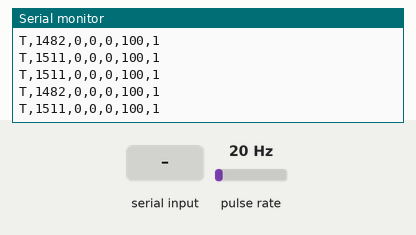
Bench run of a sketch on a simulated Arduino Uno, built with avr-gcc and run on an emulated ATmega328P. Shown: the last lines printed to the serial monitor. Wiring (inferred from the names in the program): pulse sensor: data pin 2. The test bench sets the inputs (shaded band); at power-on: pulse rate 20 Hz.

Above: at 1.2 s.
1.3 s: pulse rate (sensor on pin 2) set to 4 Hz
At 1.36 s:
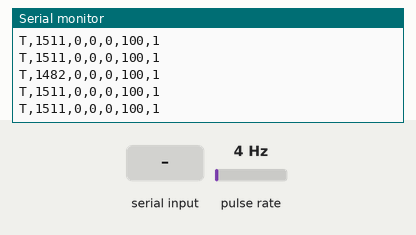
2.8 s: "C,1,16,39,0,0\n" received over Serial
At 3.16 s:
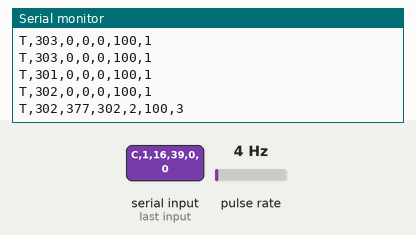
4.3 s: "C,45\n" received over Serial
5.8 s: pulse rate (sensor on pin 2) set to 50 Hz
At 5.96 s:
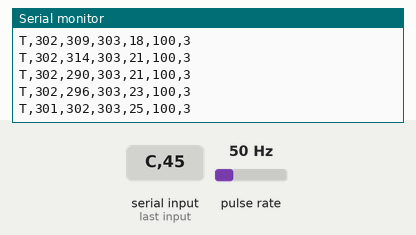
Timing chart, 0 to 8.3 s (numbered marks = the images above; inputs shaded):
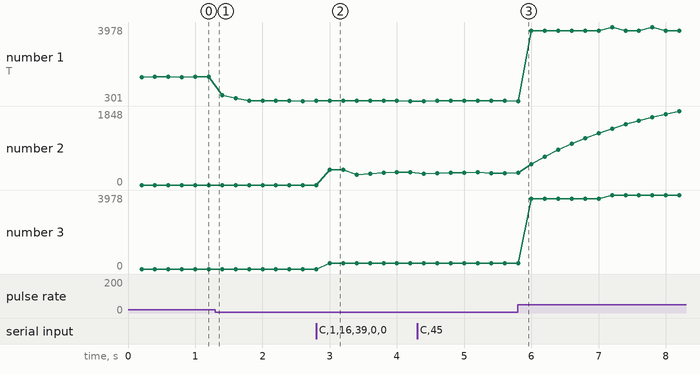

Measured:
- after the input at 2.8 s, the serial monitor: prints a new line after 0.20 s (image 2)
- plotted number 1: 1511 → 301 after the input at 1.3 s, 302 → 3780 after the input at 5.8 s
- plotted number 2: 0 → 323 after the input at 2.8 s, 296 → 1848 after the input at 5.8 s
- plotted number 3: 303 → 3978 after the input at 5.8 s

The sketch:

bike_speed_usb.ino
```cpp
/*
  Bike Speed — versão USB (protótipo)
  Arduino Uno / Nano / Mega ligado por cabo no computador. Sem Bluetooth, sem Wi-Fi.

  Ligação:  sensor reed entre o pino 2 e o GND (sem resistor, usa o pull-up interno).
  Abra o app (Chrome/Edge no computador) > engrenagem > "Conectar por cabo USB".
  IMPORTANTE: feche o Monitor Serial do Arduino IDE, senão a porta fica ocupada.

  Protocolo (texto, 115200 baud, uma linha por mensagem):
    Arduino -> app, 5x por segundo:
      T,vel*10,media*10,max*10,metros,bateria,flags
      flags: bit0 = em movimento, bit1 = percurso em andamento
    app -> Arduino:
      C,1,b0,b1,b2,b3   iniciar percurso (meta em metros, 32 bits little-endian)
      C,2                encerrar percurso
      C,3,b0,b1         circunferência da roda em mm (16 bits little-endian)
*/
#include <EEPROM.h>

const uint8_t  PIN_REED = 2;            // pino de interrupção (Uno/Nano: 2 ou 3)
const uint16_t WHEEL_MM_DEFAULT = 2100;
const uint16_t DEBOUNCE_MS = 15;
const uint16_t STOP_MS = 3000;          // sem pulso por 3 s = parado

volatile uint32_t lastPulseMs = 0, intervalMs = 0, pulses = 0;
uint16_t wheelMm = WHEEL_MM_DEFAULT;

bool     running = false;
uint32_t rideStartPulses = 0;
float    maxKmh = 0, movingS = 0;
uint32_t lastTick = 0;
char     line[40];
uint8_t  n = 0;

void onPulse() {
  uint32_t now = millis();
  uint32_t dt = now - lastPulseMs;
  if (dt < DEBOUNCE_MS) return;
  intervalMs = dt;
  lastPulseMs = now;
  pulses++;
}

void loadWheel() {
  uint16_t w = EEPROM.read(0) | (EEPROM.read(1) << 8);
  wheelMm = (w >= 1000 && w <= 3000) ? w : WHEEL_MM_DEFAULT;
}

void handleCommand(char *s) {            // s = "C,1,16,39,0,0"
  uint8_t b[8]; uint8_t k = 0;
  char *p = s + 2;
  while (*p && k < 8) { b[k++] = (uint8_t)atoi(p); while (*p && *p != ',') p++; if (*p) p++; }
  if (k >= 1 && b[0] == 1 && k >= 5) {   // iniciar
    noInterrupts(); rideStartPulses = pulses; interrupts();
    maxKmh = 0; movingS = 0; running = true;
  } else if (k >= 1 && b[0] == 2) {      // encerrar
    running = false;
  } else if (k >= 3 && b[0] == 3) {      // roda
    uint16_t w = b[1] | (b[2] << 8);
    if (w >= 1000 && w <= 3000) {
      wheelMm = w;
      EEPROM.update(0, w & 0xFF); EEPROM.update(1, w >> 8);
    }
  }
}

void setup() {
  Serial.begin(115200);
  pinMode(PIN_REED, INPUT_PULLUP);
  attachInterrupt(digitalPinToInterrupt(PIN_REED), onPulse, FALLING);
  loadWheel();
  lastTick = millis();
}

void loop() {
  while (Serial.available()) {
    char c = Serial.read();
    if (c == '\n' || c == '\r') {
      line[n] = 0;
      if (n >= 3 && line[0] == 'C' && line[1] == ',') handleCommand(line);
      n = 0;
    } else if (n < sizeof(line) - 1) line[n++] = c;
  }

  uint32_t now = millis();
  if (now - lastTick < 200) return;
  float dtS = (now - lastTick) / 1000.0f;
  lastTick = now;

  noInterrupts();
  uint32_t last = lastPulseMs, itv = intervalMs, p = pulses;
  interrupts();

  bool moving = itv > 0 && (now - last) < STOP_MS;
  float kmh = 0;
  if (moving) {
    float s = (wheelMm / 1000.0f) / (itv / 1000.0f);   // m/s
    kmh = s * 3.6f;
    // se o último pulso já está atrasado, a velocidade real é menor
    float since = (now - last) / 1000.0f;
    if (since > itv / 1000.0f) kmh = (wheelMm / 1000.0f) / since * 3.6f;
  }

  float distM = 0;
  if (running) {
    distM = (p - rideStartPulses) * (wheelMm / 1000.0f);
    if (moving) { movingS += dtS; if (kmh > maxKmh) maxKmh = kmh; }
  }
  float avg = (movingS > 0) ? (distM / movingS) * 3.6f : 0;

  Serial.print(F("T,"));
  Serial.print((uint16_t)(kmh * 10)); Serial.print(',');
  Serial.print((uint16_t)(avg * 10)); Serial.print(',');
  Serial.print((uint16_t)(maxKmh * 10)); Serial.print(',');
  Serial.print((uint32_t)distM); Serial.print(',');
  Serial.print(100); Serial.print(',');
  Serial.println((moving ? 1 : 0) | (running ? 2 : 0));
}
```
